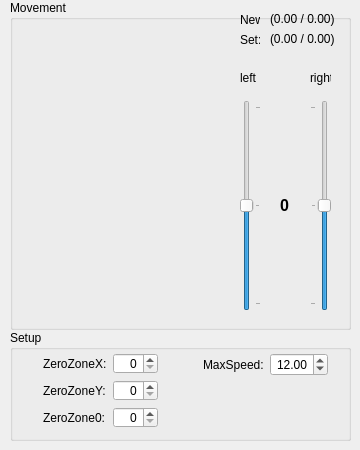
<?xml version="1.0" encoding="UTF-8"?>
<ui version="4.0">
 <class>JoystickWidgetClass</class>
 <widget class="QWidget" name="JoystickWidgetClass">
  <property name="geometry">
   <rect>
    <x>0</x>
    <y>0</y>
    <width>360</width>
    <height>450</height>
   </rect>
  </property>
  <property name="mouseTracking">
   <bool>true</bool>
  </property>
  <property name="windowTitle">
   <string>VirtualJoystick</string>
  </property>
  <widget class="QGroupBox" name="groupBoxMovement">
   <property name="geometry">
    <rect>
     <x>10</x>
     <y>0</y>
     <width>341</width>
     <height>330</height>
    </rect>
   </property>
   <property name="sizePolicy">
    <sizepolicy hsizetype="Preferred" vsizetype="Preferred">
     <horstretch>0</horstretch>
     <verstretch>0</verstretch>
    </sizepolicy>
   </property>
   <property name="mouseTracking">
    <bool>true</bool>
   </property>
   <property name="title">
    <string>Movement</string>
   </property>
   <widget class="QLabel" name="labelSetValue">
    <property name="geometry">
     <rect>
      <x>260</x>
      <y>30</y>
      <width>71</width>
      <height>18</height>
     </rect>
    </property>
    <property name="contextMenuPolicy">
     <enum>Qt::NoContextMenu</enum>
    </property>
    <property name="text">
     <string>(0.00 / 0.00)</string>
    </property>
   </widget>
   <widget class="QLabel" name="labelNewText">
    <property name="geometry">
     <rect>
      <x>230</x>
      <y>10</y>
      <width>20</width>
      <height>20</height>
     </rect>
    </property>
    <property name="contextMenuPolicy">
     <enum>Qt::NoContextMenu</enum>
    </property>
    <property name="text">
     <string>New: </string>
    </property>
   </widget>
   <widget class="QLabel" name="labelSetText">
    <property name="geometry">
     <rect>
      <x>230</x>
      <y>30</y>
      <width>20</width>
      <height>20</height>
     </rect>
    </property>
    <property name="contextMenuPolicy">
     <enum>Qt::NoContextMenu</enum>
    </property>
    <property name="text">
     <string>Set: </string>
    </property>
   </widget>
   <widget class="QLabel" name="labelNewValue">
    <property name="geometry">
     <rect>
      <x>260</x>
      <y>10</y>
      <width>81</width>
      <height>18</height>
     </rect>
    </property>
    <property name="contextMenuPolicy">
     <enum>Qt::NoContextMenu</enum>
    </property>
    <property name="text">
     <string>(0.00 / 0.00)</string>
    </property>
   </widget>
   <widget class="QSlider" name="vSliderLeft">
    <property name="geometry">
     <rect>
      <x>230</x>
      <y>100</y>
      <width>21</width>
      <height>211</height>
     </rect>
    </property>
    <property name="minimum">
     <number>-100</number>
    </property>
    <property name="maximum">
     <number>100</number>
    </property>
    <property name="orientation">
     <enum>Qt::Vertical</enum>
    </property>
    <property name="tickPosition">
     <enum>QSlider::TicksBelow</enum>
    </property>
    <property name="tickInterval">
     <number>100</number>
    </property>
   </widget>
   <widget class="QSlider" name="vSliderRight">
    <property name="geometry">
     <rect>
      <x>300</x>
      <y>100</y>
      <width>21</width>
      <height>211</height>
     </rect>
    </property>
    <property name="minimum">
     <number>-100</number>
    </property>
    <property name="maximum">
     <number>100</number>
    </property>
    <property name="orientation">
     <enum>Qt::Vertical</enum>
    </property>
    <property name="tickPosition">
     <enum>QSlider::TicksAbove</enum>
    </property>
    <property name="tickInterval">
     <number>100</number>
    </property>
   </widget>
   <widget class="QLabel" name="labelLeft">
    <property name="geometry">
     <rect>
      <x>230</x>
      <y>70</y>
      <width>21</width>
      <height>16</height>
     </rect>
    </property>
    <property name="text">
     <string>left</string>
    </property>
   </widget>
   <widget class="QLabel" name="labelRight">
    <property name="geometry">
     <rect>
      <x>300</x>
      <y>70</y>
      <width>21</width>
      <height>16</height>
     </rect>
    </property>
    <property name="text">
     <string>right</string>
    </property>
   </widget>
   <widget class="QLabel" name="labelZero">
    <property name="geometry">
     <rect>
      <x>270</x>
      <y>195</y>
      <width>20</width>
      <height>20</height>
     </rect>
    </property>
    <property name="font">
     <font>
      <pointsize>12</pointsize>
      <weight>75</weight>
      <bold>true</bold>
     </font>
    </property>
    <property name="text">
     <string>0</string>
    </property>
   </widget>
   <widget class="CrossWidget" name="crossW" native="true">
    <property name="geometry">
     <rect>
      <x>15</x>
      <y>20</y>
      <width>200</width>
      <height>300</height>
     </rect>
    </property>
   </widget>
  </widget>
  <widget class="QGroupBox" name="groupBoxSetup">
   <property name="geometry">
    <rect>
     <x>10</x>
     <y>330</y>
     <width>341</width>
     <height>111</height>
    </rect>
   </property>
   <property name="title">
    <string>Setup</string>
   </property>
   <widget class="QWidget" name="formLayoutWidget">
    <property name="geometry">
     <rect>
      <x>30</x>
      <y>20</y>
      <width>121</width>
      <height>81</height>
     </rect>
    </property>
    <layout class="QFormLayout" name="formLayoutZeroZone">
     <property name="margin">
      <number>3</number>
     </property>
     <item row="0" column="0">
      <widget class="QLabel" name="labelZeroZoneX">
       <property name="text">
        <string>ZeroZoneX:</string>
       </property>
      </widget>
     </item>
     <item row="1" column="0">
      <widget class="QLabel" name="labelZeroZoneY">
       <property name="text">
        <string>ZeroZoneY:</string>
       </property>
      </widget>
     </item>
     <item row="2" column="0">
      <widget class="QLabel" name="labelZeroZone0">
       <property name="text">
        <string>ZeroZone0:</string>
       </property>
      </widget>
     </item>
     <item row="0" column="1">
      <widget class="QSpinBox" name="spinBoxZeroZoneX">
       <property name="alignment">
        <set>Qt::AlignRight|Qt::AlignTrailing|Qt::AlignVCenter</set>
       </property>
       <property name="maximum">
        <number>20</number>
       </property>
      </widget>
     </item>
     <item row="1" column="1">
      <widget class="QSpinBox" name="spinBoxZeroZoneY">
       <property name="alignment">
        <set>Qt::AlignRight|Qt::AlignTrailing|Qt::AlignVCenter</set>
       </property>
       <property name="maximum">
        <number>20</number>
       </property>
      </widget>
     </item>
     <item row="2" column="1">
      <widget class="QSpinBox" name="spinBoxZeroZone0">
       <property name="alignment">
        <set>Qt::AlignRight|Qt::AlignTrailing|Qt::AlignVCenter</set>
       </property>
       <property name="maximum">
        <number>20</number>
       </property>
      </widget>
     </item>
    </layout>
   </widget>
   <widget class="QWidget" name="formLayoutWidget_2">
    <property name="geometry">
     <rect>
      <x>190</x>
      <y>20</y>
      <width>131</width>
      <height>80</height>
     </rect>
    </property>
    <layout class="QFormLayout" name="formLayout">
     <property name="margin">
      <number>3</number>
     </property>
     <item row="0" column="0">
      <widget class="QLabel" name="labelMaxSpeed">
       <property name="text">
        <string>MaxSpeed:</string>
       </property>
      </widget>
     </item>
     <item row="0" column="1">
      <widget class="QDoubleSpinBox" name="doubleSpinBoxMaxSpeed">
       <property name="alignment">
        <set>Qt::AlignRight|Qt::AlignTrailing|Qt::AlignVCenter</set>
       </property>
       <property name="maximum">
        <double>100.000000000000000</double>
       </property>
       <property name="value">
        <double>12.000000000000000</double>
       </property>
      </widget>
     </item>
    </layout>
   </widget>
  </widget>
 </widget>
 <customwidgets>
  <customwidget>
   <class>CrossWidget</class>
   <extends>QWidget</extends>
   <header>CrossWidget.h</header>
   <container>1</container>
   <slots>
    <signal>newValue(int,int,bool)</signal>
    <signal>zeroZoneXChanged(int)</signal>
    <signal>zeroZoneYChanged(int)</signal>
    <signal>zeroZone0Changed(int)</signal>
    <slot>setZeroZoneX(int)</slot>
    <slot>setZeroZoneY(int)</slot>
    <slot>setZeroZone0(int)</slot>
   </slots>
  </customwidget>
 </customwidgets>
 <resources/>
 <connections>
  <connection>
   <sender>spinBoxZeroZone0</sender>
   <signal>valueChanged(int)</signal>
   <receiver>crossW</receiver>
   <slot>setZeroZone0(int)</slot>
   <hints>
    <hint type="sourcelabel">
     <x>110</x>
     <y>413</y>
    </hint>
    <hint type="destinationlabel">
     <x>124</x>
     <y>169</y>
    </hint>
   </hints>
  </connection>
  <connection>
   <sender>spinBoxZeroZoneX</sender>
   <signal>valueChanged(int)</signal>
   <receiver>crossW</receiver>
   <slot>setZeroZoneX(int)</slot>
   <hints>
    <hint type="sourcelabel">
     <x>110</x>
     <y>361</y>
    </hint>
    <hint type="destinationlabel">
     <x>124</x>
     <y>169</y>
    </hint>
   </hints>
  </connection>
  <connection>
   <sender>spinBoxZeroZoneY</sender>
   <signal>valueChanged(int)</signal>
   <receiver>crossW</receiver>
   <slot>setZeroZoneY(int)</slot>
   <hints>
    <hint type="sourcelabel">
     <x>110</x>
     <y>387</y>
    </hint>
    <hint type="destinationlabel">
     <x>124</x>
     <y>169</y>
    </hint>
   </hints>
  </connection>
  <connection>
   <sender>crossW</sender>
   <signal>zeroZone0Changed(int)</signal>
   <receiver>spinBoxZeroZone0</receiver>
   <slot>setValue(int)</slot>
   <hints>
    <hint type="sourcelabel">
     <x>124</x>
     <y>169</y>
    </hint>
    <hint type="destinationlabel">
     <x>131</x>
     <y>414</y>
    </hint>
   </hints>
  </connection>
  <connection>
   <sender>crossW</sender>
   <signal>zeroZoneXChanged(int)</signal>
   <receiver>spinBoxZeroZoneX</receiver>
   <slot>setValue(int)</slot>
   <hints>
    <hint type="sourcelabel">
     <x>124</x>
     <y>169</y>
    </hint>
    <hint type="destinationlabel">
     <x>131</x>
     <y>362</y>
    </hint>
   </hints>
  </connection>
  <connection>
   <sender>crossW</sender>
   <signal>zeroZoneYChanged(int)</signal>
   <receiver>spinBoxZeroZoneY</receiver>
   <slot>setValue(int)</slot>
   <hints>
    <hint type="sourcelabel">
     <x>124</x>
     <y>169</y>
    </hint>
    <hint type="destinationlabel">
     <x>131</x>
     <y>388</y>
    </hint>
   </hints>
  </connection>
 </connections>
</ui>
